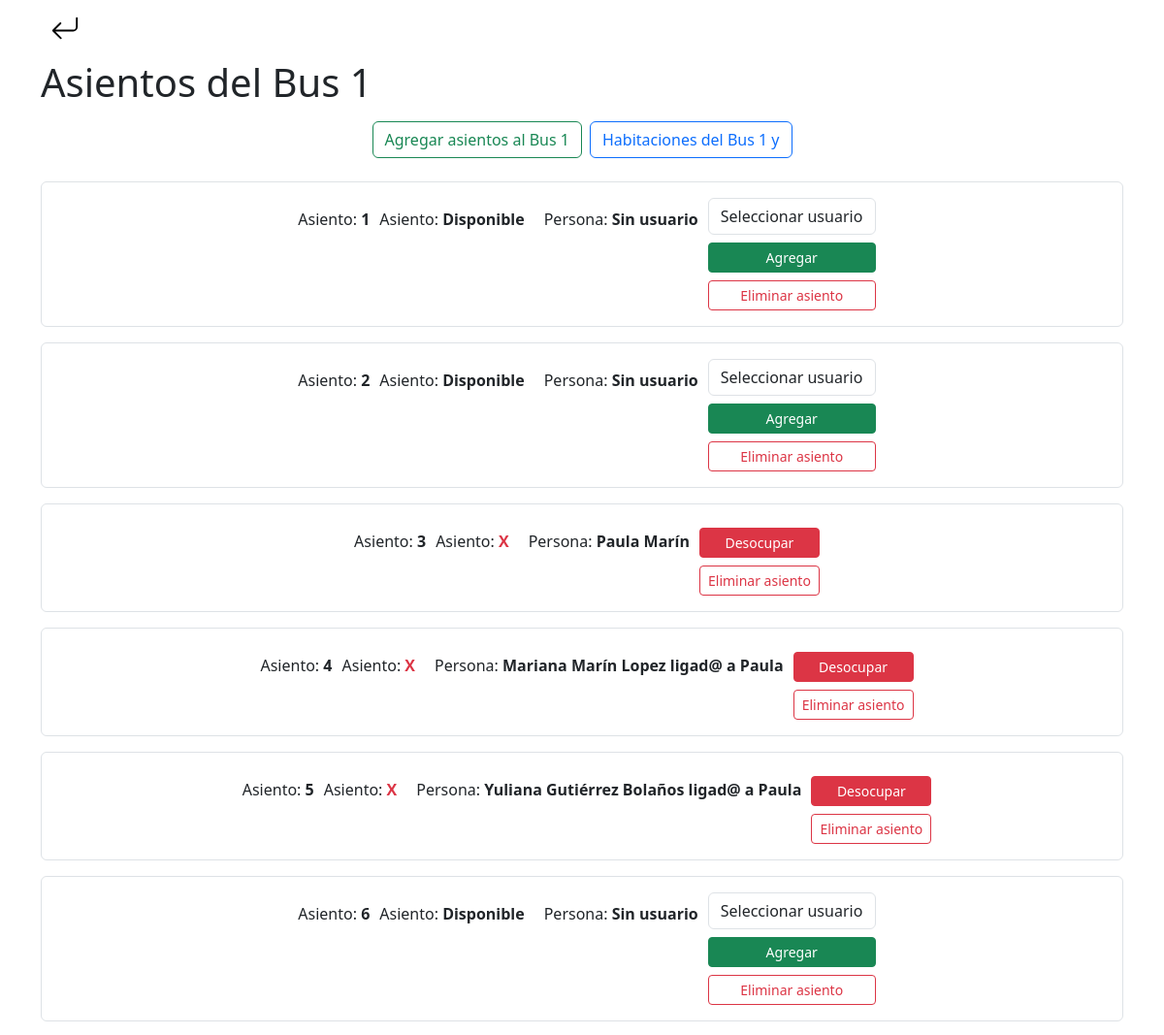
/view_bus/1/ (signed in, upper part), run on an earlier commit of the app's database.
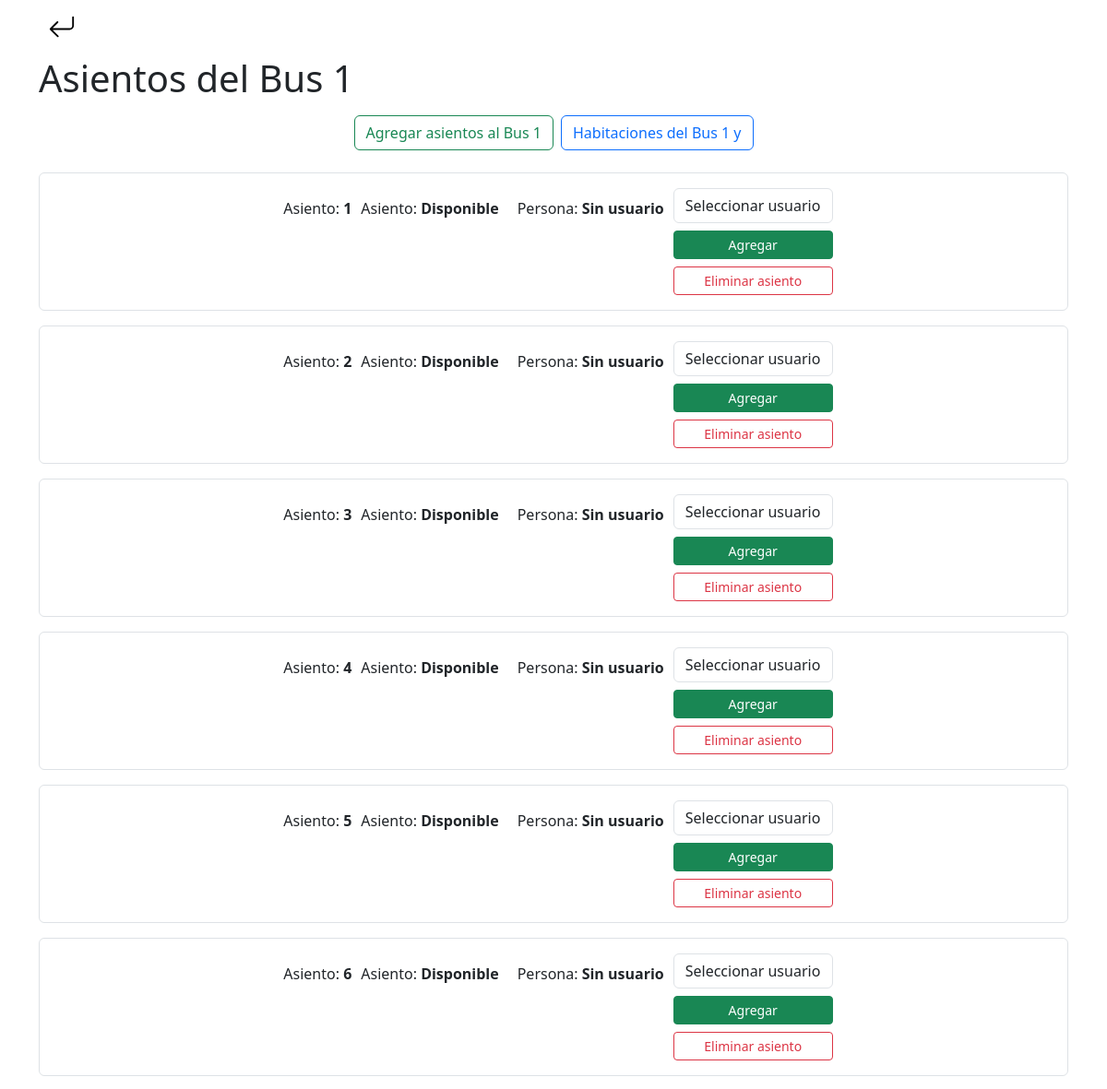
And on a later commit of the database.
### pageLogin/models.py (models this page shows, shortened)
class Bus(models.Model):
    nombre = models.CharField(max_length=100, unique=True)
    date_of_travel = models.ForeignKey(DatesOfTravel, on_delete=models.CASCADE, null=False)
    class Meta:
        verbose_name = 'Bus'
        verbose_name_plural = 'Buses'

class Asiento(models.Model):
    bus = models.ForeignKey(Bus, on_delete=models.CASCADE)
    numero = models.IntegerField(null=False)
    estado = models.CharField(
        max_length=100,
        choices=[('disponible', 'Disponible'), ('reservado', 'Reservado')],
        default='disponible'
    )
    user = models.ForeignKey(User, on_delete=models.SET_NULL, null=True, blank=True)
    companion = models.ForeignKey(Companions, on_delete=models.SET_NULL, null=True, blank=True)
    companion_name = models.CharField(max_length=100, null=True, blank=True)
    class Meta:
        verbose_name = 'Asiento'
        verbose_name_plural = 'Asientos'
        unique_together = ('bus', 'numero')

class Companions(models.Model):
    user = models.ForeignKey(User, on_delete=models.CASCADE, related_name='companions')
    name = models.CharField(max_length=100)
    class Meta:
        verbose_name = 'Companion'
        verbose_name_plural = 'Companions'

### Panel_Admin/views.py (the view)
# urls.py: path('view_bus/<int:bus_id>/', viewBus.as_view(), name='ViewBus'),
class viewBus(LoginRequiredMixin, View):
    login_url = '/'
    def get(self, request, bus_id):
        bus = Bus.objects.get(id=bus_id)
        seats = Asiento.objects.filter(bus=bus).order_by('numero')
        more_info = UserMoreInformation.objects.filter(bus=bus)
        users = User.objects.filter(id__in=more_info.values('user_id'))
        companions = Companions.objects.filter(user__in=users)
        reserved_users_ids = Asiento.objects.filter(bus=bus, user__isnull=False).values_list('user_id', flat=True).distinct()
        reserved_companion_ids = Asiento.objects.filter(bus=bus, companion__isnull=False).values_list('companion_id', flat=True).distinct()
        available_users = users.exclude(id__in=reserved_users_ids)
        available_companions = companions.exclude(id__in=reserved_companion_ids)
        return render(request, 'viewBus.html', {
            'seats': seats,
            'bus': bus,
            'users': available_users,
            'companions': available_companions
        })

### templates/viewBus.html (shortened to what this page needs)
{% extends 'PanelAdmin.html' %}
{% load static %}
{% load pwa %}
{% block content %}
<section class="bus">
    <section class="back">
        <div class="container">
            <a href="{% url 'Admin' %}">
            </a>
        </div>
    </section>
    <div class="container">
        <h1 class="mt-3">Asientos del {{ bus.nombre }}</h1>
        <div class="buttons-row my-3 d-flex flex-wrap justify-content-center">
            <a href="{% url 'AddSeats' bus.id %}" class="btn btn-outline-success ss mx-1 mb-2">Agregar asientos al {{ bus.nombre }}</a>
            <a href="{% url 'ViewRooms' bus.id %}" class="btn btn-outline-primary mx-1 mb-2">Habitaciones del {{ bus.nombre }} y {{ bus_2.nombre }}</a>
        </div>
        {% for seat in seats %}
            <div class="info-row mb-3 p-3 border rounded w-100">
                <p style="margin-left: 10px; margin-right: 0px;"><span>Asiento:</span> <span style="font-weight: bold;">{{ seat.numero }}</span></p>
                {% if seat.estado == 'reservado' %}
                    <p>Asiento: <span style="font-weight: bold;" class="text-danger">X</span></p>
                {% else %}
                    <p>Asiento: <span style="font-weight: bold;">Disponible</span></p>
                {% endif %}
                {% if seat.user == None %}
                    {% if seat.companion == None %}
                        <p>Persona: <span style="font-weight: bold;">Sin usuario</span></p>
                        <form action="{% url 'DefineSeat' seat.id %}" method="post">
                            <div class="form-group">
                                <select name="user" id="user" required class="form-control mb-2">
                                    <option value="0">Seleccionar usuario</option>
                                </select>
                                <div class="d-flex flex-column">
                                    <button type="submit" class="btn btn-success btn-sm">Agregar</button>
                            </div>
                        </form>
                            <form action="{% url 'DeleteSeat' seat.id bus.id %}" method="post" class="mt-2">
                                <button type="submit" class="btn btn-outline-danger btn-sm w-100">Eliminar asiento</button>
                            </form>
                        </div>
                    {% endif %}
                {% endif %}
                {% if seat.user != None %}
                    {% if seat.companion != None %}
                        <p>Persona: <span style="font-weight: bold;">{{ seat.companion_name }} ligad@ a {{ seat.companion.user }}</span></p>
                        <div class="d-flex flex-column">
                            <form action="{% url 'makeAvailable' seat.id %}" method="post" class="mt-2">
                                <button type="submit" class="btn btn-danger btn-sm w-100">Desocupar</button>
                            </form>
                            <form action="{% url 'DeleteSeat' seat.id bus.id %}" method="post" class="mt-2">
                                <button type="submit" class="btn btn-outline-danger btn-sm w-100">Eliminar asiento</button>
                            </form>
                        </div>
                    {% else %}
                        <p>Persona: <span style="font-weight: bold;">{{ seat.user.first_name }} {{ seat.user.last_name }}</span></p>
                        <div class="d-flex flex-column">
                            <form action="{% url 'makeAvailable' seat.id %}" method="post" class="mt-2">
                                <button type="submit" class="btn btn-danger btn-sm w-100">Desocupar</button>
                            </form>
                            <form action="{% url 'DeleteSeat' seat.id bus.id %}" method="post" class="mt-2">
                                <button type="submit" class="btn btn-outline-danger btn-sm w-100">Eliminar asiento</button>
                            </form>
                        </div>
                    {% endif %}
                {% endif %}
            </div>
        {% endfor %}
</section>
{% endblock %}

### templates/PanelAdmin.html (shortened to what this page needs)
<!DOCTYPE html>
{% load static %}
{% load pwa %}
<html lang="en">
<head>
    <link href="{% static 'css/bootstrap.min.css' %}" rel="stylesheet">
    <link rel="stylesheet" href="{% static 'css/styles.css' %}">
</head>
<body>
    {% if request.user.is_superuser %}
        {% block content %}{% endblock %}
    {% else %}
        <p>No tienes permisos para acceder a este contenido.</p>
    {% endif %}
</body>
</html>

### static/css/styles.css (style rules this page uses)
* { margin: 0; padding: 0; box-sizing: border-box; }
body { min-height: 100dvh; }
.buttons-row { display: flex; flex-direction: row; justify-content: center; }
.info-row { display: flex; flex-direction: row; justify-content: center; }
.info-row p { margin: 10px; }
.bus { height: auto; }

What changed in the data, as far as the page shows it:
changed Asiento (number 3 of 6 on the later page): user (not shown) → "Seleccionar usuario"; user.first_name "Paula" → (not shown); user.last_name "Marín" → (not shown); estado "X" → "Disponible"; user_id "Desocupar" → "Sin usuario Agregar"
changed Asiento (number 4 of 6 on the later page): user (not shown) → "Seleccionar usuario"; companion_name "Mariana Marín Lopez" → (not shown); companion.user "Paula" → (not shown); estado "X" → "Disponible"; user_id "ligad@ a Desocupar" → "Sin usuario Agregar"
changed Asiento (number 5 of 6 on the later page): user (not shown) → "Seleccionar usuario"; companion_name "Yuliana Gutiérrez Bolaños" → (not shown); companion.user "Paula" → (not shown); estado "X" → "Disponible"; user_id "ligad@ a Desocupar" → "Sin usuario Agregar"
